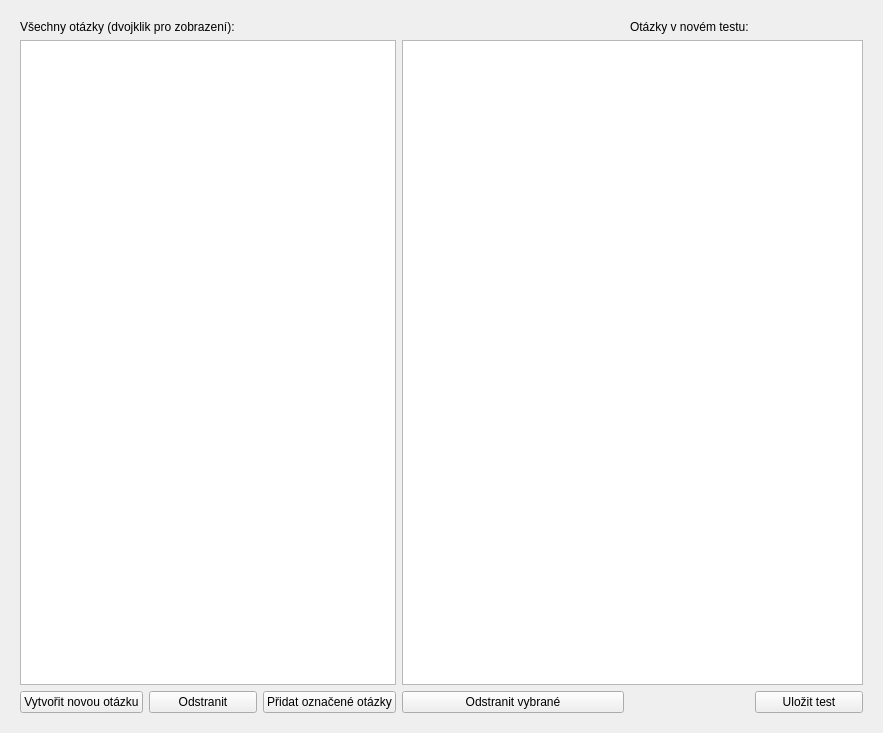
<?xml version="1.0" encoding="UTF-8"?>
<ui version="4.0">
 <class>Form</class>
 <widget class="QWidget" name="Form">
  <property name="geometry">
   <rect>
    <x>0</x>
    <y>0</y>
    <width>883</width>
    <height>733</height>
   </rect>
  </property>
  <property name="windowTitle">
   <string>Form</string>
  </property>
  <layout class="QGridLayout" name="gridLayout_2">
   <item row="0" column="0">
    <widget class="QStackedWidget" name="stackedWidget">
     <property name="enabled">
      <bool>true</bool>
     </property>
     <property name="minimumSize">
      <size>
       <width>0</width>
       <height>120</height>
      </size>
     </property>
     <property name="currentIndex">
      <number>6</number>
     </property>
     <widget class="QWidget" name="TestPage">
      <layout class="QGridLayout" name="gridLayout">
       <item row="5" column="4">
        <widget class="QPushButton" name="NextBtn">
         <property name="text">
          <string>Následující</string>
         </property>
        </widget>
       </item>
       <item row="5" column="0">
        <widget class="QPushButton" name="PreviousBtn">
         <property name="text">
          <string>Předchozí</string>
         </property>
        </widget>
       </item>
       <item row="5" column="2">
        <spacer name="horizontalSpacer_3">
         <property name="orientation">
          <enum>Qt::Horizontal</enum>
         </property>
         <property name="sizeHint" stdset="0">
          <size>
           <width>40</width>
           <height>20</height>
          </size>
         </property>
        </spacer>
       </item>
       <item row="1" column="4" rowspan="2">
        <spacer name="verticalSpacer_2">
         <property name="orientation">
          <enum>Qt::Vertical</enum>
         </property>
         <property name="sizeHint" stdset="0">
          <size>
           <width>20</width>
           <height>40</height>
          </size>
         </property>
        </spacer>
       </item>
       <item row="0" column="4">
        <widget class="QLabel" name="PictureLabel">
         <property name="minimumSize">
          <size>
           <width>300</width>
           <height>0</height>
          </size>
         </property>
         <property name="maximumSize">
          <size>
           <width>300</width>
           <height>16777215</height>
          </size>
         </property>
         <property name="text">
          <string/>
         </property>
        </widget>
       </item>
       <item row="2" column="0">
        <widget class="QPushButton" name="AnswerC">
         <property name="minimumSize">
          <size>
           <width>250</width>
           <height>120</height>
          </size>
         </property>
         <property name="maximumSize">
          <size>
           <width>300</width>
           <height>16777215</height>
          </size>
         </property>
         <property name="text">
          <string>C: sgsdggsdgsdgsdgsdgsdg
asfasfasfasfsafasf
afdsfsdgsgsdgsgdsg</string>
         </property>
        </widget>
       </item>
       <item row="1" column="2">
        <widget class="QPushButton" name="AnswerB">
         <property name="minimumSize">
          <size>
           <width>250</width>
           <height>120</height>
          </size>
         </property>
         <property name="maximumSize">
          <size>
           <width>300</width>
           <height>16777215</height>
          </size>
         </property>
         <property name="text">
          <string>B: sgsdggsdgsdgsdgsdgsdg
asfasfasfasfsafasf
afdsfsdgsgsdgsgdsg</string>
         </property>
         <property name="checkable">
          <bool>false</bool>
         </property>
         <property name="checked">
          <bool>false</bool>
         </property>
        </widget>
       </item>
       <item row="2" column="2">
        <widget class="QPushButton" name="AnswerD">
         <property name="minimumSize">
          <size>
           <width>250</width>
           <height>120</height>
          </size>
         </property>
         <property name="maximumSize">
          <size>
           <width>300</width>
           <height>16777215</height>
          </size>
         </property>
         <property name="text">
          <string>D: sgsdggsdgsdgsdgsdgsdg
asfasfasfasfsafasf
afdsfsdgsgsdgsgdsg</string>
         </property>
        </widget>
       </item>
       <item row="1" column="0">
        <widget class="QPushButton" name="AnswerA">
         <property name="minimumSize">
          <size>
           <width>250</width>
           <height>120</height>
          </size>
         </property>
         <property name="maximumSize">
          <size>
           <width>300</width>
           <height>16777215</height>
          </size>
         </property>
         <property name="text">
          <string>A: sgsdggsdgsdgsdgsdgsdg
asfasfasfasfsafasf
afdsfsdgsgsdgsgdsg</string>
         </property>
        </widget>
       </item>
       <item row="0" column="0" colspan="4">
        <widget class="QTextBrowser" name="QuestionText">
         <property name="html">
          <string>&lt;!DOCTYPE HTML PUBLIC &quot;-//W3C//DTD HTML 4.0//EN&quot; &quot;http://www.w3.org/TR/REC-html40/strict.dtd&quot;&gt;
&lt;html&gt;&lt;head&gt;&lt;meta name=&quot;qrichtext&quot; content=&quot;1&quot; /&gt;&lt;style type=&quot;text/css&quot;&gt;
p, li { white-space: pre-wrap; }
&lt;/style&gt;&lt;/head&gt;&lt;body style=&quot; font-family:'Ubuntu'; font-size:11pt; font-weight:400; font-style:normal;&quot;&gt;
&lt;p style=&quot; margin-top:0px; margin-bottom:0px; margin-left:0px; margin-right:0px; -qt-block-indent:0; text-indent:0px;&quot;&gt;Nejaky hodne dlohy text&lt;/p&gt;
&lt;p style=&quot; margin-top:0px; margin-bottom:0px; margin-left:0px; margin-right:0px; -qt-block-indent:0; text-indent:0px;&quot;&gt;s enterma&lt;/p&gt;
&lt;p style=&quot; margin-top:0px; margin-bottom:0px; margin-left:0px; margin-right:0px; -qt-block-indent:0; text-indent:0px;&quot;&gt;a tak.... a otaznikem na konci ?&lt;/p&gt;&lt;/body&gt;&lt;/html&gt;</string>
         </property>
        </widget>
       </item>
      </layout>
     </widget>
     <widget class="QWidget" name="MenuPage">
      <layout class="QHBoxLayout" name="horizontalLayout">
       <item>
        <spacer name="horizontalSpacer">
         <property name="orientation">
          <enum>Qt::Horizontal</enum>
         </property>
         <property name="sizeType">
          <enum>QSizePolicy::Minimum</enum>
         </property>
         <property name="sizeHint" stdset="0">
          <size>
           <width>80</width>
           <height>20</height>
          </size>
         </property>
        </spacer>
       </item>
       <item>
        <layout class="QVBoxLayout" name="verticalLayout_2">
         <item>
          <widget class="QPushButton" name="StartTestBtn">
           <property name="text">
            <string>Spustit test</string>
           </property>
          </widget>
         </item>
         <item>
          <widget class="QPushButton" name="CreateTestBtn">
           <property name="text">
            <string>Vytvořit test</string>
           </property>
          </widget>
         </item>
         <item>
          <widget class="QPushButton" name="HistoryBtn">
           <property name="text">
            <string>Historie</string>
           </property>
          </widget>
         </item>
        </layout>
       </item>
       <item>
        <spacer name="horizontalSpacer_2">
         <property name="orientation">
          <enum>Qt::Horizontal</enum>
         </property>
         <property name="sizeType">
          <enum>QSizePolicy::Minimum</enum>
         </property>
         <property name="sizeHint" stdset="0">
          <size>
           <width>80</width>
           <height>20</height>
          </size>
         </property>
        </spacer>
       </item>
      </layout>
     </widget>
     <widget class="QWidget" name="ChooseTestPage">
      <layout class="QHBoxLayout" name="horizontalLayout_2">
       <item>
        <spacer name="horizontalSpacer_5">
         <property name="orientation">
          <enum>Qt::Horizontal</enum>
         </property>
         <property name="sizeType">
          <enum>QSizePolicy::Minimum</enum>
         </property>
         <property name="sizeHint" stdset="0">
          <size>
           <width>150</width>
           <height>20</height>
          </size>
         </property>
        </spacer>
       </item>
       <item>
        <layout class="QVBoxLayout" name="verticalLayout">
         <item>
          <widget class="QLabel" name="label">
           <property name="text">
            <string>Vyberte si test:</string>
           </property>
          </widget>
         </item>
         <item>
          <widget class="QListWidget" name="listWidget"/>
         </item>
         <item>
          <widget class="QLabel" name="label_5">
           <property name="text">
            <string>Zadejte vaše jméno:</string>
           </property>
          </widget>
         </item>
         <item>
          <widget class="QLineEdit" name="nameLineEdit"/>
         </item>
         <item>
          <widget class="QPushButton" name="GenerateTestBtn">
           <property name="text">
            <string>Spustit test</string>
           </property>
          </widget>
         </item>
        </layout>
       </item>
       <item>
        <spacer name="horizontalSpacer_6">
         <property name="orientation">
          <enum>Qt::Horizontal</enum>
         </property>
         <property name="sizeType">
          <enum>QSizePolicy::Minimum</enum>
         </property>
         <property name="sizeHint" stdset="0">
          <size>
           <width>150</width>
           <height>20</height>
          </size>
         </property>
        </spacer>
       </item>
      </layout>
     </widget>
     <widget class="QWidget" name="EndTestPage">
      <layout class="QGridLayout" name="gridLayout_3">
       <item row="1" column="0">
        <widget class="QPushButton" name="BackToTestBtn">
         <property name="text">
          <string>Zpět na otázky</string>
         </property>
        </widget>
       </item>
       <item row="2" column="0">
        <widget class="QPushButton" name="EndTestBtn">
         <property name="text">
          <string>Ukončit a vyhodnotit test</string>
         </property>
        </widget>
       </item>
      </layout>
     </widget>
     <widget class="QWidget" name="ResultsPage">
      <layout class="QGridLayout" name="gridLayout_4">
       <item row="3" column="3">
        <widget class="QLabel" name="label_4">
         <property name="text">
          <string>Správná odpověď:</string>
         </property>
        </widget>
       </item>
       <item row="0" column="2">
        <widget class="QLabel" name="llabel">
         <property name="layoutDirection">
          <enum>Qt::LeftToRight</enum>
         </property>
         <property name="autoFillBackground">
          <bool>false</bool>
         </property>
         <property name="text">
          <string>Výsledky</string>
         </property>
         <property name="textFormat">
          <enum>Qt::AutoText</enum>
         </property>
        </widget>
       </item>
       <item row="0" column="3" rowspan="2">
        <widget class="QLabel" name="label_2">
         <property name="text">
          <string>Otázka:</string>
         </property>
        </widget>
       </item>
       <item row="6" column="3">
        <widget class="QLabel" name="label_3">
         <property name="text">
          <string>Vaše odpověď:</string>
         </property>
        </widget>
       </item>
       <item row="4" column="3" rowspan="2" colspan="2">
        <widget class="QTextBrowser" name="ResultsCorrectAnswer"/>
       </item>
       <item row="2" column="3">
        <widget class="QTextBrowser" name="ResultsQuestion"/>
       </item>
       <item row="8" column="3" colspan="2">
        <widget class="QTextBrowser" name="ResultsYourAnswer"/>
       </item>
       <item row="2" column="4">
        <widget class="QLabel" name="ResultsImage">
         <property name="minimumSize">
          <size>
           <width>250</width>
           <height>250</height>
          </size>
         </property>
         <property name="text">
          <string>Obrázek</string>
         </property>
        </widget>
       </item>
       <item row="9" column="4">
        <widget class="QPushButton" name="BackToMenuBtn_2">
         <property name="text">
          <string>Zpět do menu</string>
         </property>
        </widget>
       </item>
       <item row="1" column="2" rowspan="9">
        <widget class="QListWidget" name="ResultsListWidget"/>
       </item>
      </layout>
     </widget>
     <widget class="QWidget" name="HistoryPage">
      <layout class="QGridLayout" name="gridLayout_5">
       <item row="0" column="0" rowspan="5">
        <spacer name="horizontalSpacer_7">
         <property name="orientation">
          <enum>Qt::Horizontal</enum>
         </property>
         <property name="sizeHint" stdset="0">
          <size>
           <width>40</width>
           <height>20</height>
          </size>
         </property>
        </spacer>
       </item>
       <item row="2" column="1">
        <widget class="QComboBox" name="usersComboBox"/>
       </item>
       <item row="4" column="3">
        <spacer name="horizontalSpacer_4">
         <property name="orientation">
          <enum>Qt::Horizontal</enum>
         </property>
         <property name="sizeHint" stdset="0">
          <size>
           <width>40</width>
           <height>20</height>
          </size>
         </property>
        </spacer>
       </item>
       <item row="2" column="3">
        <widget class="QPushButton" name="showUserBtn">
         <property name="text">
          <string>Ukázat</string>
         </property>
        </widget>
       </item>
       <item row="0" column="1" rowspan="2" colspan="2">
        <widget class="QTextBrowser" name="textBrowser">
         <property name="maximumSize">
          <size>
           <width>16777215</width>
           <height>40</height>
          </size>
         </property>
         <property name="html">
          <string>&lt;!DOCTYPE HTML PUBLIC &quot;-//W3C//DTD HTML 4.0//EN&quot; &quot;http://www.w3.org/TR/REC-html40/strict.dtd&quot;&gt;
&lt;html&gt;&lt;head&gt;&lt;meta name=&quot;qrichtext&quot; content=&quot;1&quot; /&gt;&lt;style type=&quot;text/css&quot;&gt;
p, li { white-space: pre-wrap; }
&lt;/style&gt;&lt;/head&gt;&lt;body style=&quot; font-family:'Ubuntu'; font-size:11pt; font-weight:400; font-style:normal;&quot;&gt;
&lt;p align=&quot;center&quot; style=&quot; margin-top:0px; margin-bottom:0px; margin-left:0px; margin-right:0px; -qt-block-indent:0; text-indent:0px;&quot;&gt;&lt;span style=&quot; font-size:20pt;&quot;&gt;Historie výsledků&lt;/span&gt;&lt;/p&gt;&lt;/body&gt;&lt;/html&gt;</string>
         </property>
        </widget>
       </item>
       <item row="5" column="3">
        <widget class="QPushButton" name="BackToMenuBtn">
         <property name="text">
          <string>Zpět do menu</string>
         </property>
        </widget>
       </item>
       <item row="4" column="1" rowspan="2">
        <widget class="QTableWidget" name="historyTable">
         <property name="minimumSize">
          <size>
           <width>0</width>
           <height>0</height>
          </size>
         </property>
         <property name="frameShape">
          <enum>QFrame::VLine</enum>
         </property>
         <property name="frameShadow">
          <enum>QFrame::Raised</enum>
         </property>
         <property name="verticalScrollBarPolicy">
          <enum>Qt::ScrollBarAsNeeded</enum>
         </property>
         <property name="horizontalScrollBarPolicy">
          <enum>Qt::ScrollBarAlwaysOff</enum>
         </property>
         <property name="sizeAdjustPolicy">
          <enum>QAbstractScrollArea::AdjustToContents</enum>
         </property>
         <property name="autoScroll">
          <bool>false</bool>
         </property>
         <property name="editTriggers">
          <set>QAbstractItemView::NoEditTriggers</set>
         </property>
         <property name="showGrid">
          <bool>true</bool>
         </property>
         <property name="sortingEnabled">
          <bool>false</bool>
         </property>
         <property name="wordWrap">
          <bool>true</bool>
         </property>
         <property name="rowCount">
          <number>20</number>
         </property>
         <property name="columnCount">
          <number>2</number>
         </property>
         <attribute name="horizontalHeaderVisible">
          <bool>false</bool>
         </attribute>
         <attribute name="horizontalHeaderCascadingSectionResizes">
          <bool>false</bool>
         </attribute>
         <attribute name="horizontalHeaderDefaultSectionSize">
          <number>200</number>
         </attribute>
         <attribute name="horizontalHeaderStretchLastSection">
          <bool>false</bool>
         </attribute>
         <attribute name="verticalHeaderVisible">
          <bool>false</bool>
         </attribute>
         <attribute name="verticalHeaderCascadingSectionResizes">
          <bool>false</bool>
         </attribute>
         <row/>
         <row/>
         <row/>
         <row/>
         <row/>
         <row/>
         <row/>
         <row/>
         <row/>
         <row/>
         <row/>
         <row/>
         <row/>
         <row/>
         <row/>
         <row/>
         <row/>
         <row/>
         <row/>
         <row/>
         <column/>
         <column/>
        </widget>
       </item>
      </layout>
     </widget>
     <widget class="QWidget" name="CreateNewPage">
      <layout class="QGridLayout" name="gridLayout_6">
       <item row="2" column="2">
        <widget class="QPushButton" name="AddQuestionBtn">
         <property name="text">
          <string>Přidat označené otázky</string>
         </property>
        </widget>
       </item>
       <item row="2" column="0">
        <widget class="QPushButton" name="CreateNewQuestionBtn">
         <property name="text">
          <string>Vytvořit novou otázku</string>
         </property>
        </widget>
       </item>
       <item row="2" column="3" colspan="2">
        <widget class="QPushButton" name="RemoveQuestionBtn">
         <property name="text">
          <string>Odstranit vybrané</string>
         </property>
        </widget>
       </item>
       <item row="0" column="5">
        <widget class="QLabel" name="label_7">
         <property name="text">
          <string>Otázky v novém testu:</string>
         </property>
        </widget>
       </item>
       <item row="2" column="6">
        <widget class="QPushButton" name="SaveNewTestBtn">
         <property name="text">
          <string>Uložit test</string>
         </property>
        </widget>
       </item>
       <item row="1" column="0" colspan="3">
        <widget class="QListWidget" name="AllQuestionsList">
         <property name="selectionMode">
          <enum>QAbstractItemView::ExtendedSelection</enum>
         </property>
        </widget>
       </item>
       <item row="1" column="3" colspan="4">
        <widget class="QListWidget" name="NewTestList">
         <property name="selectionMode">
          <enum>QAbstractItemView::ExtendedSelection</enum>
         </property>
        </widget>
       </item>
       <item row="2" column="1">
        <widget class="QPushButton" name="RemoveQuestionBtn_2">
         <property name="text">
          <string>Odstranit</string>
         </property>
        </widget>
       </item>
       <item row="0" column="0" colspan="2">
        <widget class="QLabel" name="label_6">
         <property name="text">
          <string>Všechny otázky (dvojklik pro zobrazení):</string>
         </property>
        </widget>
       </item>
      </layout>
     </widget>
    </widget>
   </item>
  </layout>
 </widget>
 <resources/>
 <connections/>
</ui>
